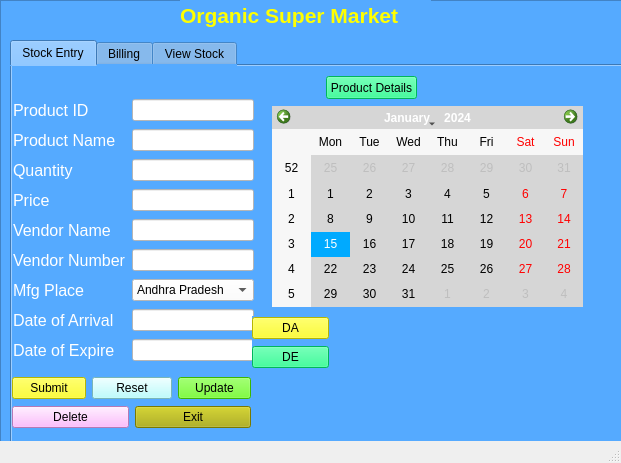
<?xml version="1.0" encoding="UTF-8"?>
<ui version="4.0">
 <class>MainWindow</class>
 <widget class="QMainWindow" name="MainWindow">
  <property name="geometry">
   <rect>
    <x>0</x>
    <y>0</y>
    <width>621</width>
    <height>463</height>
   </rect>
  </property>
  <property name="windowTitle">
   <string>MainWindow</string>
  </property>
  <widget class="QWidget" name="centralwidget">
   <widget class="QFrame" name="frame">
    <property name="geometry">
     <rect>
      <x>0</x>
      <y>0</y>
      <width>641</width>
      <height>461</height>
     </rect>
    </property>
    <property name="styleSheet">
     <string notr="true">background-color: rgb(85, 170, 255);</string>
    </property>
    <property name="frameShape">
     <enum>QFrame::StyledPanel</enum>
    </property>
    <property name="frameShadow">
     <enum>QFrame::Raised</enum>
    </property>
    <widget class="QTabWidget" name="tabWidget">
     <property name="geometry">
      <rect>
       <x>10</x>
       <y>40</y>
       <width>641</width>
       <height>421</height>
      </rect>
     </property>
     <property name="currentIndex">
      <number>0</number>
     </property>
     <widget class="QWidget" name="tab">
      <attribute name="title">
       <string>Stock Entry</string>
      </attribute>
      <widget class="QCalendarWidget" name="calendarWidget">
       <property name="geometry">
        <rect>
         <x>260</x>
         <y>40</y>
         <width>311</width>
         <height>201</height>
        </rect>
       </property>
       <property name="styleSheet">
        <string notr="true">background-color: rgb(214, 214, 214);
selection-background-color: rgb(0, 170, 255);</string>
       </property>
      </widget>
      <widget class="QWidget" name="layoutWidget">
       <property name="geometry">
        <rect>
         <x>1</x>
         <y>31</y>
         <width>241</width>
         <height>271</height>
        </rect>
       </property>
       <layout class="QGridLayout" name="gridLayout">
        <item row="0" column="1">
         <widget class="QLineEdit" name="id">
          <property name="styleSheet">
           <string notr="true">background-color: rgb(255, 255, 255);</string>
          </property>
         </widget>
        </item>
        <item row="0" column="0">
         <widget class="QLabel" name="label_2">
          <property name="font">
           <font>
            <pointsize>12</pointsize>
           </font>
          </property>
          <property name="styleSheet">
           <string notr="true">color: rgb(255, 255, 255);</string>
          </property>
          <property name="text">
           <string>Product ID</string>
          </property>
         </widget>
        </item>
        <item row="4" column="0">
         <widget class="QLabel" name="label_6">
          <property name="font">
           <font>
            <pointsize>12</pointsize>
           </font>
          </property>
          <property name="styleSheet">
           <string notr="true">color: rgb(255, 255, 255);</string>
          </property>
          <property name="text">
           <string>Vendor Name</string>
          </property>
         </widget>
        </item>
        <item row="4" column="1">
         <widget class="QLineEdit" name="vendname">
          <property name="styleSheet">
           <string notr="true">background-color: rgb(255, 255, 255);</string>
          </property>
         </widget>
        </item>
        <item row="5" column="0">
         <widget class="QLabel" name="label_7">
          <property name="font">
           <font>
            <pointsize>12</pointsize>
           </font>
          </property>
          <property name="styleSheet">
           <string notr="true">color: rgb(255, 255, 255);</string>
          </property>
          <property name="text">
           <string>Vendor Number</string>
          </property>
         </widget>
        </item>
        <item row="1" column="0">
         <widget class="QLabel" name="label_3">
          <property name="font">
           <font>
            <pointsize>12</pointsize>
           </font>
          </property>
          <property name="styleSheet">
           <string notr="true">color: rgb(255, 255, 255);</string>
          </property>
          <property name="text">
           <string>Product Name</string>
          </property>
         </widget>
        </item>
        <item row="2" column="1">
         <widget class="QLineEdit" name="quantity">
          <property name="styleSheet">
           <string notr="true">background-color: rgb(255, 255, 255);</string>
          </property>
         </widget>
        </item>
        <item row="3" column="1">
         <widget class="QLineEdit" name="price">
          <property name="styleSheet">
           <string notr="true">background-color: rgb(255, 255, 255);</string>
          </property>
         </widget>
        </item>
        <item row="2" column="0">
         <widget class="QLabel" name="label_4">
          <property name="font">
           <font>
            <pointsize>12</pointsize>
           </font>
          </property>
          <property name="styleSheet">
           <string notr="true">color: rgb(255, 255, 255);</string>
          </property>
          <property name="text">
           <string>Quantity</string>
          </property>
         </widget>
        </item>
        <item row="3" column="0">
         <widget class="QLabel" name="label_5">
          <property name="font">
           <font>
            <pointsize>12</pointsize>
           </font>
          </property>
          <property name="styleSheet">
           <string notr="true">color: rgb(255, 255, 255);</string>
          </property>
          <property name="text">
           <string>Price</string>
          </property>
         </widget>
        </item>
        <item row="5" column="1">
         <widget class="QLineEdit" name="vendnumber">
          <property name="styleSheet">
           <string notr="true">background-color: rgb(255, 255, 255);</string>
          </property>
         </widget>
        </item>
        <item row="1" column="1">
         <widget class="QLineEdit" name="name">
          <property name="styleSheet">
           <string notr="true">background-color: rgb(255, 255, 255);</string>
          </property>
         </widget>
        </item>
        <item row="7" column="1">
         <widget class="QLineEdit" name="arrival">
          <property name="styleSheet">
           <string notr="true">background-color: rgb(255, 255, 255);</string>
          </property>
         </widget>
        </item>
        <item row="8" column="1">
         <widget class="QLineEdit" name="expire">
          <property name="styleSheet">
           <string notr="true">background-color: rgb(255, 255, 255);</string>
          </property>
         </widget>
        </item>
        <item row="6" column="0">
         <widget class="QLabel" name="label_8">
          <property name="font">
           <font>
            <pointsize>12</pointsize>
           </font>
          </property>
          <property name="styleSheet">
           <string notr="true">color: rgb(255, 255, 255);</string>
          </property>
          <property name="text">
           <string>Mfg Place</string>
          </property>
         </widget>
        </item>
        <item row="8" column="0">
         <widget class="QLabel" name="label_10">
          <property name="font">
           <font>
            <pointsize>12</pointsize>
           </font>
          </property>
          <property name="styleSheet">
           <string notr="true">color: rgb(255, 255, 255);</string>
          </property>
          <property name="text">
           <string>Date of Expire</string>
          </property>
         </widget>
        </item>
        <item row="7" column="0">
         <widget class="QLabel" name="label_9">
          <property name="font">
           <font>
            <pointsize>12</pointsize>
           </font>
          </property>
          <property name="styleSheet">
           <string notr="true">color: rgb(255, 255, 255);</string>
          </property>
          <property name="text">
           <string>Date of Arrival</string>
          </property>
         </widget>
        </item>
        <item row="6" column="1">
         <widget class="QComboBox" name="comboBox">
          <property name="styleSheet">
           <string notr="true">background-color: rgb(255, 255, 255);</string>
          </property>
          <item>
           <property name="text">
            <string>Andhra Pradesh</string>
           </property>
          </item>
          <item>
           <property name="text">
            <string>Arunachal Pradesh</string>
           </property>
          </item>
          <item>
           <property name="text">
            <string>Assam</string>
           </property>
          </item>
          <item>
           <property name="text">
            <string>Bihar</string>
           </property>
          </item>
          <item>
           <property name="text">
            <string>Chattisgarh</string>
           </property>
          </item>
          <item>
           <property name="text">
            <string>Goa</string>
           </property>
          </item>
          <item>
           <property name="text">
            <string>Gujarat</string>
           </property>
          </item>
          <item>
           <property name="text">
            <string>Haryana</string>
           </property>
          </item>
          <item>
           <property name="text">
            <string>Himachal Pradesh</string>
           </property>
          </item>
          <item>
           <property name="text">
            <string>Jharkand</string>
           </property>
          </item>
          <item>
           <property name="text">
            <string>Karnataka</string>
           </property>
          </item>
          <item>
           <property name="text">
            <string>Kerala</string>
           </property>
          </item>
          <item>
           <property name="text">
            <string>Madhya Pradesh</string>
           </property>
          </item>
          <item>
           <property name="text">
            <string>Maharashtra</string>
           </property>
          </item>
          <item>
           <property name="text">
            <string>Manipur</string>
           </property>
          </item>
          <item>
           <property name="text">
            <string>Meghalaya</string>
           </property>
          </item>
          <item>
           <property name="text">
            <string>Mizoram</string>
           </property>
          </item>
          <item>
           <property name="text">
            <string>Nagaland</string>
           </property>
          </item>
          <item>
           <property name="text">
            <string>Odissa</string>
           </property>
          </item>
          <item>
           <property name="text">
            <string>Punjab</string>
           </property>
          </item>
          <item>
           <property name="text">
            <string>Rajasthan</string>
           </property>
          </item>
          <item>
           <property name="text">
            <string>Sikkim</string>
           </property>
          </item>
          <item>
           <property name="text">
            <string>Tamilnadu</string>
           </property>
          </item>
          <item>
           <property name="text">
            <string>Telangana</string>
           </property>
          </item>
          <item>
           <property name="text">
            <string>Tripura</string>
           </property>
          </item>
          <item>
           <property name="text">
            <string>Uttarakand</string>
           </property>
          </item>
          <item>
           <property name="text">
            <string>UttarPradesh</string>
           </property>
          </item>
          <item>
           <property name="text">
            <string>West Bengal</string>
           </property>
          </item>
         </widget>
        </item>
       </layout>
      </widget>
      <widget class="QWidget" name="layoutWidget_2">
       <property name="geometry">
        <rect>
         <x>240</x>
         <y>250</y>
         <width>77</width>
         <height>54</height>
        </rect>
       </property>
       <layout class="QGridLayout" name="gridLayout_3">
        <item row="0" column="0">
         <widget class="QPushButton" name="da">
          <property name="styleSheet">
           <string notr="true">background-color: rgb(255, 255, 0);</string>
          </property>
          <property name="text">
           <string>DA</string>
          </property>
         </widget>
        </item>
        <item row="1" column="0">
         <widget class="QPushButton" name="de">
          <property name="styleSheet">
           <string notr="true">background-color: rgb(255, 255, 0);
background-color: rgb(0, 255, 127);</string>
          </property>
          <property name="text">
           <string>DE</string>
          </property>
         </widget>
        </item>
       </layout>
      </widget>
      <widget class="QPushButton" name="product">
       <property name="geometry">
        <rect>
         <x>314</x>
         <y>10</y>
         <width>91</width>
         <height>23</height>
        </rect>
       </property>
       <property name="styleSheet">
        <string notr="true">background-color: rgb(255, 255, 0);
background-color: rgb(0, 255, 127);</string>
       </property>
       <property name="text">
        <string>Product Details</string>
       </property>
      </widget>
      <widget class="QWidget" name="layoutWidget_3">
       <property name="geometry">
        <rect>
         <x>0</x>
         <y>310</y>
         <width>239</width>
         <height>54</height>
        </rect>
       </property>
       <layout class="QGridLayout" name="gridLayout_2">
        <item row="0" column="0">
         <widget class="QPushButton" name="submit">
          <property name="styleSheet">
           <string notr="true">background-color: rgb(255, 255, 0);</string>
          </property>
          <property name="text">
           <string>Submit</string>
          </property>
         </widget>
        </item>
        <item row="0" column="1" colspan="2">
         <widget class="QPushButton" name="reset">
          <property name="styleSheet">
           <string notr="true">background-color: rgb(170, 255, 255);</string>
          </property>
          <property name="text">
           <string>Reset</string>
          </property>
         </widget>
        </item>
        <item row="0" column="3">
         <widget class="QPushButton" name="update">
          <property name="styleSheet">
           <string notr="true">background-color: rgb(85, 255, 0);</string>
          </property>
          <property name="text">
           <string>Update</string>
          </property>
         </widget>
        </item>
        <item row="1" column="0" colspan="2">
         <widget class="QPushButton" name="delete_2">
          <property name="styleSheet">
           <string notr="true">background-color: rgb(255, 170, 255);</string>
          </property>
          <property name="text">
           <string>Delete</string>
          </property>
         </widget>
        </item>
        <item row="1" column="2" colspan="2">
         <widget class="QPushButton" name="exit">
          <property name="styleSheet">
           <string notr="true">background-color: rgb(170, 170, 0);</string>
          </property>
          <property name="text">
           <string>Exit</string>
          </property>
         </widget>
        </item>
       </layout>
      </widget>
     </widget>
     <widget class="QWidget" name="tab_2">
      <attribute name="title">
       <string>Billing</string>
      </attribute>
      <widget class="QLabel" name="label_11">
       <property name="geometry">
        <rect>
         <x>20</x>
         <y>40</y>
         <width>101</width>
         <height>16</height>
        </rect>
       </property>
       <property name="font">
        <font>
         <pointsize>14</pointsize>
        </font>
       </property>
       <property name="styleSheet">
        <string notr="true">color: rgb(255, 255, 255);</string>
       </property>
       <property name="text">
        <string>Product Id</string>
       </property>
      </widget>
      <widget class="QLineEdit" name="lineEdit_10">
       <property name="geometry">
        <rect>
         <x>130</x>
         <y>40</y>
         <width>61</width>
         <height>20</height>
        </rect>
       </property>
       <property name="styleSheet">
        <string notr="true">background-color: rgb(255, 255, 255);</string>
       </property>
      </widget>
      <widget class="QLineEdit" name="lineEdit_11">
       <property name="geometry">
        <rect>
         <x>290</x>
         <y>40</y>
         <width>61</width>
         <height>20</height>
        </rect>
       </property>
       <property name="styleSheet">
        <string notr="true">background-color: rgb(255, 255, 255);</string>
       </property>
      </widget>
      <widget class="QLabel" name="label_12">
       <property name="geometry">
        <rect>
         <x>200</x>
         <y>40</y>
         <width>81</width>
         <height>21</height>
        </rect>
       </property>
       <property name="font">
        <font>
         <pointsize>14</pointsize>
        </font>
       </property>
       <property name="styleSheet">
        <string notr="true">color: rgb(255, 255, 255);</string>
       </property>
       <property name="text">
        <string>Quantity</string>
       </property>
      </widget>
      <widget class="QPushButton" name="add">
       <property name="geometry">
        <rect>
         <x>370</x>
         <y>40</y>
         <width>75</width>
         <height>23</height>
        </rect>
       </property>
       <property name="styleSheet">
        <string notr="true">background-color: rgb(170, 255, 255);</string>
       </property>
       <property name="text">
        <string>Add</string>
       </property>
      </widget>
      <widget class="QTextEdit" name="textEdit">
       <property name="geometry">
        <rect>
         <x>20</x>
         <y>70</y>
         <width>501</width>
         <height>211</height>
        </rect>
       </property>
       <property name="styleSheet">
        <string notr="true">background-color: rgb(255, 255, 255);</string>
       </property>
      </widget>
      <widget class="QLabel" name="label_13">
       <property name="geometry">
        <rect>
         <x>270</x>
         <y>300</y>
         <width>151</width>
         <height>20</height>
        </rect>
       </property>
       <property name="font">
        <font>
         <pointsize>14</pointsize>
        </font>
       </property>
       <property name="styleSheet">
        <string notr="true">color: rgb(255, 255, 0);</string>
       </property>
       <property name="text">
        <string/>
       </property>
       <property name="alignment">
        <set>Qt::AlignCenter</set>
       </property>
      </widget>
      <widget class="QLabel" name="label_14">
       <property name="geometry">
        <rect>
         <x>90</x>
         <y>300</y>
         <width>151</width>
         <height>20</height>
        </rect>
       </property>
       <property name="font">
        <font>
         <pointsize>14</pointsize>
        </font>
       </property>
       <property name="styleSheet">
        <string notr="true">color: rgb(255, 255, 0);
color: rgb(255, 255, 255);</string>
       </property>
       <property name="text">
        <string>Total Bill</string>
       </property>
       <property name="alignment">
        <set>Qt::AlignCenter</set>
       </property>
      </widget>
     </widget>
     <widget class="QWidget" name="tab_3">
      <attribute name="title">
       <string>View Stock</string>
      </attribute>
      <widget class="QPushButton" name="view">
       <property name="geometry">
        <rect>
         <x>230</x>
         <y>10</y>
         <width>75</width>
         <height>23</height>
        </rect>
       </property>
       <property name="styleSheet">
        <string notr="true">background-color: rgb(255, 170, 255);</string>
       </property>
       <property name="text">
        <string>View Stock</string>
       </property>
      </widget>
      <widget class="QTableWidget" name="tableWidget">
       <property name="geometry">
        <rect>
         <x>0</x>
         <y>50</y>
         <width>611</width>
         <height>251</height>
        </rect>
       </property>
       <property name="styleSheet">
        <string notr="true">background-color: rgb(235, 235, 235);</string>
       </property>
       <column>
        <property name="text">
         <string>Product Id</string>
        </property>
       </column>
       <column>
        <property name="text">
         <string>Product Name</string>
        </property>
       </column>
       <column>
        <property name="text">
         <string>Quantity</string>
        </property>
       </column>
       <column>
        <property name="text">
         <string>Price</string>
        </property>
       </column>
       <column>
        <property name="text">
         <string>Vendor Name</string>
        </property>
       </column>
       <column>
        <property name="text">
         <string>Vendor Number</string>
        </property>
       </column>
       <column>
        <property name="text">
         <string>Place</string>
        </property>
       </column>
       <column>
        <property name="text">
         <string>Date of Arrival</string>
        </property>
       </column>
       <column>
        <property name="text">
         <string>Date of Expiry</string>
        </property>
       </column>
      </widget>
     </widget>
    </widget>
    <widget class="QLabel" name="label">
     <property name="geometry">
      <rect>
       <x>180</x>
       <y>0</y>
       <width>251</width>
       <height>31</height>
      </rect>
     </property>
     <property name="font">
      <font>
       <pointsize>16</pointsize>
       <weight>75</weight>
       <bold>true</bold>
      </font>
     </property>
     <property name="styleSheet">
      <string notr="true">color: rgb(255, 255, 0);</string>
     </property>
     <property name="text">
      <string>Organic Super Market</string>
     </property>
    </widget>
   </widget>
  </widget>
  <widget class="QStatusBar" name="statusbar"/>
 </widget>
 <tabstops>
  <tabstop>id</tabstop>
  <tabstop>name</tabstop>
  <tabstop>quantity</tabstop>
  <tabstop>price</tabstop>
  <tabstop>vendname</tabstop>
  <tabstop>vendnumber</tabstop>
  <tabstop>comboBox</tabstop>
  <tabstop>arrival</tabstop>
  <tabstop>expire</tabstop>
  <tabstop>submit</tabstop>
  <tabstop>reset</tabstop>
  <tabstop>update</tabstop>
  <tabstop>delete_2</tabstop>
  <tabstop>exit</tabstop>
  <tabstop>da</tabstop>
  <tabstop>de</tabstop>
  <tabstop>calendarWidget</tabstop>
  <tabstop>product</tabstop>
  <tabstop>tabWidget</tabstop>
  <tabstop>lineEdit_10</tabstop>
  <tabstop>lineEdit_11</tabstop>
  <tabstop>add</tabstop>
  <tabstop>textEdit</tabstop>
  <tabstop>view</tabstop>
  <tabstop>tableWidget</tabstop>
 </tabstops>
 <resources/>
 <connections/>
</ui>
